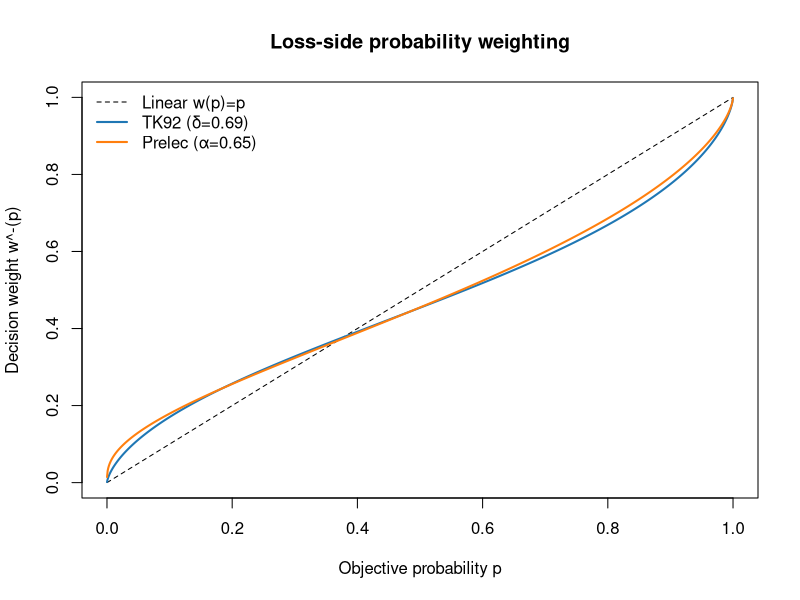
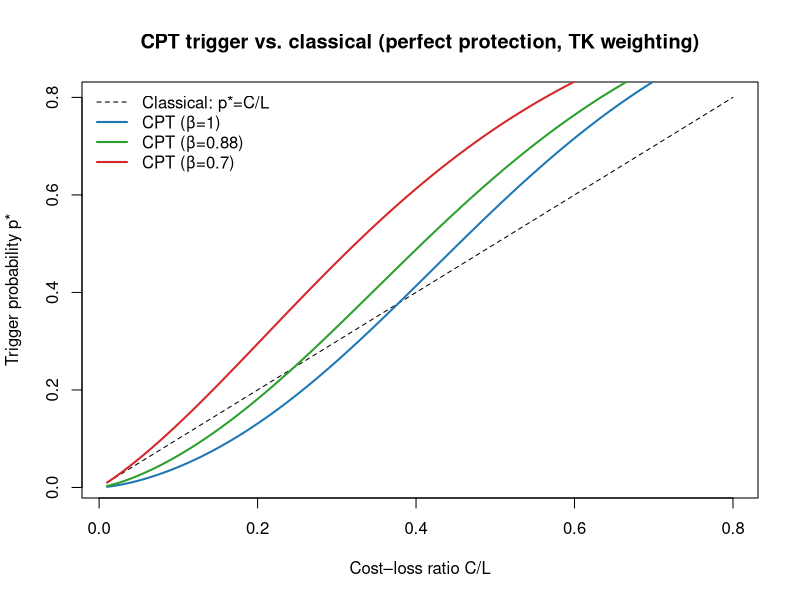

Recreate these plots in R, in order. (Note: this script raises an error after producing the figures.)
## Code Support for
# A Prospect‑Theory Extension of the Cost-Loss Model for Weather Forecast Decision Making
# Jason West , Bureau of Meteorology, Australia 
# ORCID: https://orcid.org/0000-0003-3271-3155

# ---- Parameters ----
beta   <- 0.88
lambda <- 2.25   # not used when both options lie in loss domain
L      <- 1.0
CL_seq <- seq(0.01, 0.8, length.out=160)
C_over_L_vec <- c(0.05, 0.10, 0.20, 0.40)
delta  <- 0.69   # Tversky–Kahneman loss-side weighting
alpha_w<- 0.65   # Prelec loss-side weighting

# Imperfect protection settings
CL_fixed <- 0.20
C <- CL_fixed * L
Lr_frac <- seq(0, 0.9, by=0.01)

# Continuous protection settings
p_grid <- seq(0, 0.7, by=0.005)
eff <- 0.8
Cmax <- C # so that full protection costs C

# Simulation for Value_PT
set.seed(7)
Tn <- 2000
p_arr <- rbeta(Tn, 1, 3)                # skewed to small p
E_arr <- rbinom(Tn, 1, p_arr)           # reliable forecasts

# ---- Weighting functions (loss side) ----
w_tk <- function(p, delta=0.69) {
  p <- pmin(pmax(p, 1e-12), 1-1e-12)
  num <- p^delta
  den <- (p^delta + (1-p)^delta)^(1/delta)
  num/den
}

w_prelec <- function(p, alpha_w=0.65) {
  p <- pmin(pmax(p, 1e-12), 1-1e-12)
  exp(-(-log(p))^alpha_w)
}

# Numeric inverse of a monotone weighting function on (0,1)
inv_weight <- function(y, wfun, ..., lo=1e-12, hi=1-1e-12) {
  f <- function(p) wfun(p, ...) - y
  uniroot(f, c(lo, hi))$root
}

# p* under perfect protection (Eq. 7)
pstar_perfect <- function(C, L, beta, delta=0.69) {
  rPT <- (C^beta)/(L^beta)
  inv_weight(rPT, w_tk, delta=delta)
}

# p* under imperfect protection (Eq. 10)
pstar_imperfect <- function(C, L, Lr, beta, delta=0.69) {
  denom <- (L^beta - (C+Lr)^beta + C^beta)
  denom <- max(denom, 1e-12)
  rPT <- (C^beta)/denom
  inv_weight(rPT, w_tk, delta=delta)
}

# Continuous protection objective (loss side), Eq. (12)
V_cpt_loss <- function(x, p, Cmax, L, beta, delta=0.69, eff=0.8) {
  w <- w_tk(p, delta)
  Cx <- Cmax * x
  Lr <- L * (1 - eff * x)
  w * (Cx + Lr)^beta + (1-w) * (Cx)^beta
}

# Optimal x*(p) by grid search (robust)
opt_x_over_p <- function(p_vec, Cmax, L, beta, delta=0.69, eff=0.8) {
  xs <- numeric(length(p_vec))
  grid <- seq(0, 1, by=0.0025)
  for (i in seq_along(p_vec)) {
    vals <- sapply(grid, function(x) V_cpt_loss(x, p_vec[i], Cmax, L, beta, delta, eff))
    xs[i] <- grid[which.min(vals)]
  }
  xs
}

# Economic value under CPT, Eqs. (14)–(15)
L_PT_policy <- function(p_arr, E_arr, C, L, beta, policy=c('never','always','cpt_threshold','classical_threshold'), delta=0.69) {
  policy <- match.arg(policy)
  Cbeta <- C^beta
  pstar <- pstar_perfect(C, L, beta, delta)
  losses <- numeric(length(p_arr))
  for (t in seq_along(p_arr)) {
    p <- p_arr[t]
    w <- w_tk(p, delta)
    if (policy == 'never') {
      losses[t] <- w * (L^beta)
    } else if (policy == 'always') {
      losses[t] <- Cbeta
    } else if (policy == 'cpt_threshold') {
      losses[t] <- if (p >= pstar) Cbeta else w * (L^beta)
    } else if (policy == 'classical_threshold') {
      losses[t] <- if (p >= C/L) Cbeta else w * (L^beta)
    }
  }
  sum(losses)
}

# ---- Figure 2a: weighting functions ----
p <- seq(1e-4, 0.9999, length.out=1000)
linear <- p
w_tk_vec <- w_tk(p, delta)
w_prelec_vec <- w_prelec(p, alpha_w)

plot(p, linear, type='l', lty=2, col='black', xlab='Objective probability p', ylab='Decision weight w^-(p)', main='Loss-side probability weighting')
lines(p, w_tk_vec, col='#1f77b4', lwd=2)
lines(p, w_prelec_vec, col='#ff7f0e', lwd=2)
legend('topleft', legend=c('Linear w(p)=p','TK92 (δ=0.69)','Prelec (α=0.65)'), col=c('black','#1f77b4','#ff7f0e'), lty=c(2,1,1), lwd=c(1,2,2), bty='n')

# ---- Figure 2b p* vs C/L for betas ----
CL_seq <- seq(0.01, 0.8, length.out=160)
betas <- c(1.0, 0.88, 0.70)
pstars_list <- lapply(betas, function(b) sapply(CL_seq, function(cl) pstar_perfect(C=cl, L=1, beta=b, delta=delta)))

plot(CL_seq, CL_seq, type='l', lty=2, col='black', xlab='Cost–loss ratio C/L', ylab='Trigger probability p*', main='CPT trigger vs. classical (perfect protection, TK weighting)')
cols <- c('#1f77b4','#2ca02c','#d62728')
for (i in seq_along(betas)) lines(CL_seq, pstars_list[[i]], col=cols[i], lwd=2)
legend('topleft', legend=c('Classical: p*=C/L', paste0('CPT (β=', betas, ')')), col=c('black', cols), lty=c(2,1,1,1), lwd=c(1,2,2,2), bty='n')

# ---- Figure 2c: imperfect protection ----
Lr_frac <- seq(0, 0.9, by=0.01)
Lr_values <- Lr_frac * L
pstars_imp_b1   <- sapply(Lr_values, function(Lr) pstar_imperfect(C, L, Lr, beta=1.0, delta=delta))
pstars_imp_b088 <- sapply(Lr_values, function(Lr) pstar_imperfect(C, L, Lr, beta=0.88, delta=delta))

plot(Lr_frac, pstars_imp_b1, type='l', col='#1f77b4', lwd=2, xlab='Residual loss fraction Lr/L', ylab='Trigger probability p*', main='Imperfect protection raises p* (C/L=0.20, TK weighting)')
lines(Lr_frac, pstars_imp_b088, col='#2ca02c', lwd=2)
abline(h=pstar_perfect(C, L, beta=0.88, delta=delta), col='gray', lty=3)
legend('topleft', legend=c('β=1.0','β=0.88'), col=c('#1f77b4','#2ca02c'), lty=1, lwd=2, bty='n')


# ---- Figure 4: continuous protection (x*(p)) ----
xs <- opt_x_over_p(p_grid, Cmax, L, beta=0.88, delta=delta, eff=eff)

plot(p_grid, xs, type='l', lwd=2, col='#1f77b4', xlab='Forecast probability p', ylab='Optimal protection level x* (0–1)', main='Continuous protection under CPT (β=0.88, TK δ=0.69, eff=0.8)')
axis(2, at=seq(0,1,0.2))

# Additional figures for low-probability/high-impact regime
beta    <- 0.88
L       <- 1.0
CL_seq  <- seq(0.005, 0.20, length.out=200)

delta_list <- c(0.69, 0.50, 0.40)
betas      <- c(0.88, 0.60)

w_tk <- function(p, delta=0.69){
  p <- pmin(pmax(p,1e-12),1-1e-12)
  num <- p^delta
  den <- (p^delta + (1-p)^delta)^(1/delta)
  num/den
}

inv_weight <- function(y, delta=0.69){
  f <- function(p) w_tk(p, delta) - y
  uniroot(f, c(1e-12,1-1e-12))$root
}

pstar_perfect <- function(C_over_L, beta=0.88, delta=0.69){
  rPT <- (C_over_L^beta)
  inv_weight(rPT, delta)
}

pstar_imperfect <- function(C_over_L, Lr_over_L, beta=0.88, delta=0.69){
  L <- 1.0; C <- C_over_L*L; Lr <- Lr_over_L*L
  denom <- (L^beta - (C+Lr)^beta + C^beta); denom <- max(denom, 1e-18)
  rPT <- (C^beta)/denom
  inv_weight(rPT, delta)
}

# ---- Figure 3 ----
plot(CL_seq, CL_seq, type='l', lty=2, col='black', ylim=c(0,0.8),
     xlab='Cost–loss ratio C/L', 
     ylab='Trigger probability p*', 
     main='CPT trigger at the rare-event end')
cols <- c('#1f77b4','#2ca02c','#d62728','#9467bd')
lines(CL_seq, sapply(CL_seq, function(cl) pstar_perfect(cl, beta=0.88, delta=0.69)), col=cols[1], lwd=2)
lines(CL_seq, sapply(CL_seq, function(cl) pstar_perfect(cl, beta=0.88, delta=0.50)), col=cols[2], lwd=2)
lines(CL_seq, sapply(CL_seq, function(cl) pstar_perfect(cl, beta=0.60, delta=0.50)), col=cols[3], lwd=2)
lines(CL_seq, sapply(CL_seq, function(cl) pstar_perfect(cl, beta=0.60, delta=0.40)), col=cols[4], lwd=2)
legend('topleft', legend=c('Classical p*=C/L','CPT β=0.88, δ=0.69','CPT β=0.88, δ=0.50','CPT β=0.60, δ=0.50','CPT β=0.60, δ=0.40'), col=c('black',cols), lty=c(2,1,1,1,1), lwd=c(1,2,2,2,2), bty='n')

# ---- Figure 4 ----
CL_fixed <- 0.05
Lr_frac  <- seq(0, 0.8, by=0.01)
plot(Lr_frac, 
     sapply(Lr_frac, function(fr) pstar_imperfect(CL_fixed, fr, beta=0.88, delta=0.69)), 
     type='l', lwd=2, col='#1f77b4', ylim=c(0,0.8), 
     xlab='Residual loss fraction Lr/L', 
     ylab='Trigger probability p*', 
     main=paste0('Imperfect protection at C/L=', CL_fixed))
lines(Lr_frac, sapply(Lr_frac, function(fr) pstar_imperfect(CL_fixed, fr, beta=0.88, delta=0.50)), lwd=2, col='#2ca02c')
lines(Lr_frac, sapply(Lr_frac, function(fr) pstar_imperfect(CL_fixed, fr, beta=0.60, delta=0.50)), lwd=2, col='#d62728')
abline(h=pstar_perfect(CL_fixed, beta=0.88, delta=0.69), col='gray', lty=3)
legend('topleft', legend=c('β=0.88, δ=0.69','β=0.88, δ=0.50','β=0.60, δ=0.50'), col=c('#1f77b4','#2ca02c','#d62728'), lty=1, lwd=2, bty='n')

# ---- Figure 5 ----
betas <- seq(0.6, 1.0, by=0.05)
delta_vals <- c(0.4,0.5,0.6,0.7)

results <- expand.grid(beta=betas, delta=delta_vals)
results$value <- NA

for (i in 1:nrow(results)){
  b <- results$beta[i]
  d <- results$delta[i]
  
  pstar <- inv_weight((C_over_L^b), d)
  LPT_cpt <- LPT_sum(p_arr, C, L, b, 'cpt', d)
  LPT_cls <- LPT_sum(p_arr, C, L, b, 'classical', d)
  
  LPT_ref <- min(LPT_sum(p_arr, C, L, b, 'never', d),
                 LPT_sum(p_arr, C, L, b, 'always', d))
  
  results$value[i] <- 1 - LPT_cpt / LPT_ref
}

library(dplyr)

label_data <- results %>%
  group_by(delta) %>%
  slice_max(beta, n=1)

peak_points <- results %>%
  group_by(delta) %>%
  slice_max(order_by = value, n = 1, with_ties = FALSE)

ggplot(results, aes(x=beta, y=value, color=factor(delta))) +
  geom_line(linewidth = 1.0) +
  scale_color_manual(
    name=expression(delta),
    values=c("#0072B2", "#D55E00", "#009E73", "#CC79A7")
  ) +
  geom_text(data=peak_points,
            aes(label=paste0("δ = ", delta)),
            hjust=0.8,
            vjust=-0.6,
            size=3.5,
            show.legend=FALSE) +
  labs(
    title="Sensitivity of CPT Economic Value to Behavioural Parameters",
    x="Loss curvature parameter \u03B2",
    y="Economic value (CPT formulation)"
  ) +
  theme_bw(base_family="sans") +
  theme(
    text=element_text(size=12),
    axis.title=element_text(size=13),
    plot.title=element_text(size=14, face="bold"),
    legend.position="top",
    legend.title=element_blank(),
    panel.grid.major=element_line(size=0.2, colour="gray85"),
    panel.grid.minor=element_blank()
  ) +
  geom_hline(yintercept=ValuePT_cls, linetype="dashed", color="black",linewidth = 0.8) + 
  annotate("text", x=0.97, y=ValuePT_cls, label="Classical (p = C/L)",
           hjust=1, vjust=-0.5, size=4)

# ---- Figure 6 ----
set.seed(9)
Tn <- 3000
p_arr <- rbeta(Tn, 0.35, 8.0)
C_over_L <- 0.05; C <- C_over_L*L

LPT_sum <- function(p_arr, C, L, beta, policy=c('never','always','cpt','classical'), delta=0.69){
  policy <- match.arg(policy)
  Cb <- C^beta
  pstar <- inv_weight((C^beta)/(L^beta), delta)
  tot <- 0
  for (p in p_arr){
    w <- w_tk(p, delta)
    if (policy=='never') tot <- tot + w*(L^beta)
    if (policy=='always') tot <- tot + Cb
    if (policy=='cpt') tot <- tot + if (p>=pstar) Cb else w*(L^beta)
    if (policy=='classical') tot <- tot + if (p>=C/L) Cb else w*(L^beta)
  }
  tot
}

delta <- 0.50
LPT_cpt <- LPT_sum(p_arr, C, L, beta, 'cpt', delta)
LPT_cls <- LPT_sum(p_arr, C, L, beta, 'classical', delta)
LPT_nev <- LPT_sum(p_arr, C, L, beta, 'never', delta)
LPT_alw <- LPT_sum(p_arr, C, L, beta, 'always', delta)
LPT_ref <- min(LPT_nev, LPT_alw)
ValuePT_cpt <- 1 - LPT_cpt/LPT_ref
ValuePT_cls <- 1 - LPT_cls/LPT_ref

barplot(c(ValuePT_cpt, ValuePT_cls), names.arg=c('CPT trigger','Classical trigger'), col=c('#4472C4','#70AD47'), ylim=c(0,0.35), ylab='Economic value (CPT)', main=paste0('Rare-events regime (C/L=', C_over_L, ', β=0.88, δ=0.50)'))
text(x=c(0.7,1.9), y=c(ValuePT_cpt, ValuePT_cls)+0.05, labels=sprintf('%.2f', c(ValuePT_cpt, ValuePT_cls)))
